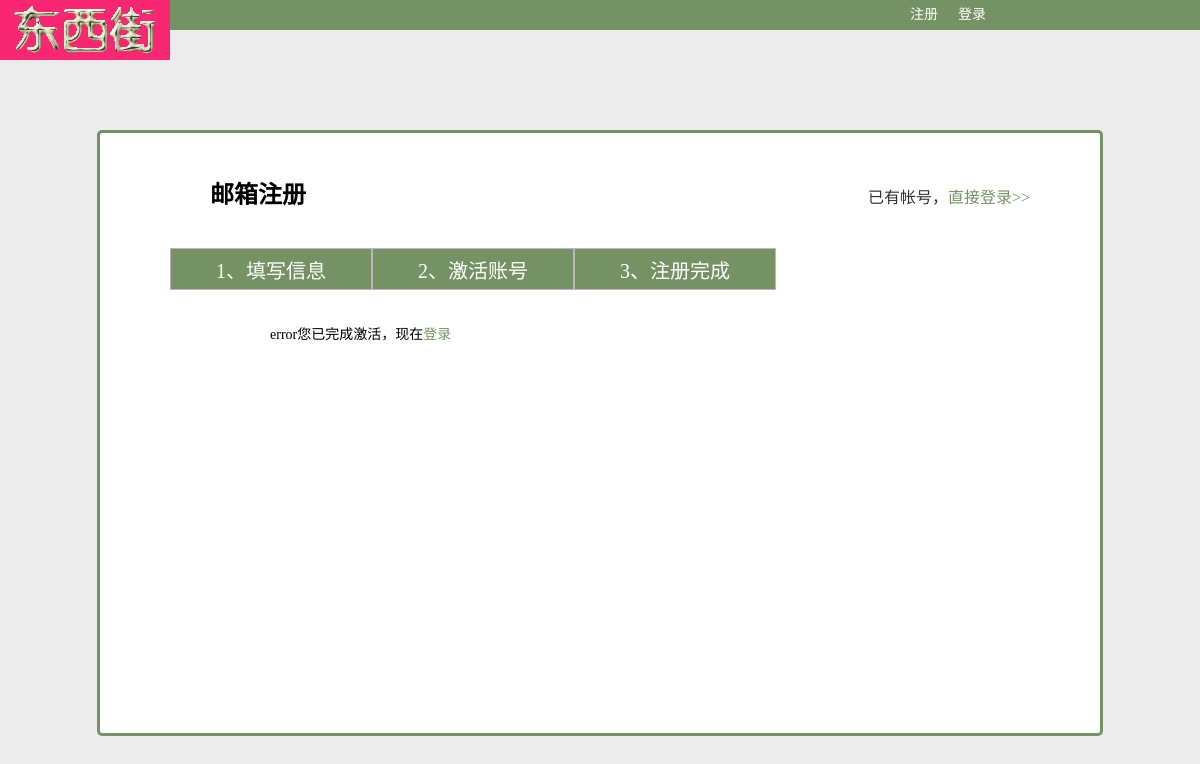
/deal/active.php?verify=829d72f1f22237010e9eebcff7f19637, run on an earlier commit of the app's database.
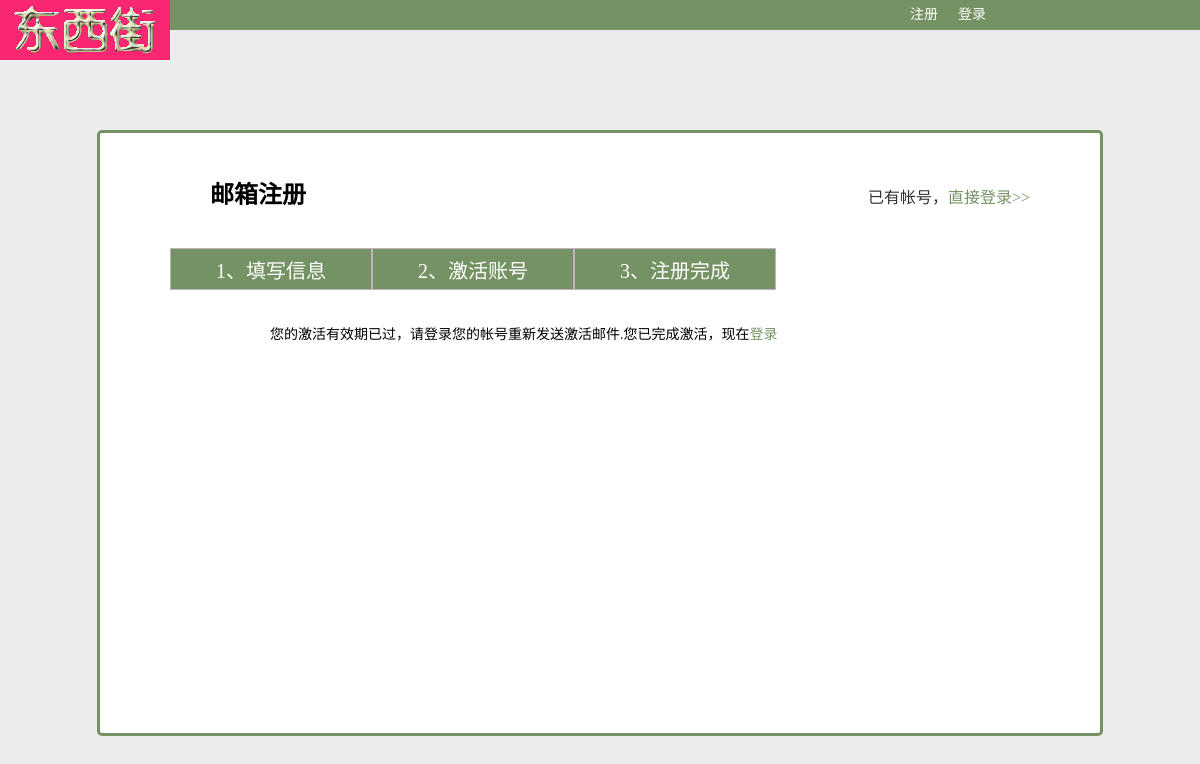
And on a later commit of the database.
### tables this page shows
CREATE TABLE IF NOT EXISTS `user` (
  `id` int(11) NOT NULL AUTO_INCREMENT,
  `nicknames` varchar(50) NOT NULL COMMENT '昵称',
  `mail` varchar(50) NOT NULL COMMENT '邮箱',
  `password` varchar(50) NOT NULL COMMENT '密码',
  `sex` int(1) NOT NULL COMMENT '性别0是男，1是女',
  `birthday` varchar(25) NOT NULL COMMENT '生日',
  `name` varchar(50) NOT NULL COMMENT '姓名',
  `professional` int(2) NOT NULL COMMENT '职业：0是其他，1是企业员工，2是事业单位员工，3是公务员，4是自由职业，5是全职太太，6是个人经商，7是教师，8是学生，9是待业',
  `cellphone` int(11) NOT NULL COMMENT '手机号',
  `identity_card` varchar(25) NOT NULL COMMENT '身份证号',
  `experience` int(50) NOT NULL COMMENT '经验',
  `intergral` int(50) NOT NULL COMMENT '积分',
  `u_type` int(1) NOT NULL COMMENT '用户类型（普通用户0、店家1）',
  `avatar` varchar(50) NOT NULL COMMENT '头像',
  `register_time` datetime NOT NULL COMMENT '注册日期',
  `token` varchar(50) NOT NULL COMMENT '账号激活码',
  `token_exptime` int(10) NOT NULL COMMENT '激活码有效期',
  `status` tinyint(1) NOT NULL COMMENT '状态、0-未激活、1-已激活',
  `regtime` int(10) NOT NULL COMMENT '注册时间',
  PRIMARY KEY (`id`)
);

### deal/active.php (the view, shortened to what this page needs)
<!DOCTYPE html>
<html>
<head>
	<link rel="stylesheet" type="text/css" href="../css/mag.css"/>
</head>
<?php
 require("dbconfig.php");
$verify = stripslashes(trim($_GET['verify']));
$nowtime = time();
$query = mysql_query("select id,token_exptime from user where status='0' and token='$verify'")or die("选择失败".mysql_error());
$row=mysql_fetch_assoc($query);
if($row){
	if($nowtime>$row['token_exptime']){
		$msg = '您的激活有效期已过，请登录您的帐号重新发送激活邮件.';
	}else{
		$a=mysql_query("update user set status=1 where id=".$row['id']);
		var_dump($a);
		if(mysql_affected_rows($link)!=1) die(0);
		$msg = '激活成功！';
	}
}else{
	$msg = "error";
}
?>
<body>
    <div class="wrap">
    	<div class="header">
			<ul>
				<li><a href="../page/register.php">注册</a></li>
				<li><a href="../page/login.php">登录</a></li>
			</ul>
		</div>
		<div class="logo">
			<img src="../images/tit.gif"/>
		</div>
		<div class="register-wrap">
	        <div class="register-teb">
	            <div class="teb-mod">邮箱注册</div>
	            <p class="link0">已有帐号，<a href="../page/login.php">直接登录&gt;&gt;</a></p>
	        </div>
	        <div class="register-hd">
                <span class="underway">1、填写信息</span>
                <span class="stay2 underway">2、激活账号</span>
                <span class="stay3 underway">3、注册完成</span>
	        </div>
	        <div class="finished">
	        	<p><?php echo $msg; ?>您已完成激活，现在<a href="../page/login.php">登录</a></p>
	        </div>
		</div>
	</div>
</body>
</html>

### css/mag.css (style rules this page uses)
* { margin: 0px;padding:0px;text-decoration: none;list-style-type: none; }
html,body { height: 100%;font-size: 14px;font-family"Microsoft YaHei";background-color: #ececec; }
.wrap { width: 100%;height: 100%;background-color: #ececec;min-height: 600px; }
.logo { width: 170px;height: 60px;vertical-align: middle;background-color: #F92672;position: absolute;top: 0px;left: 0px; }
.header { height: 30px; width: 100%; background-color: #749263; font-size: 14px; line-height: 30px; }
.header ul { float: right; margin-right: 20px; width: 280px; }
.header li { width: auto; padding: 0px 10px; float: left; display: inline-block; }
.header li a { color: #fff; }
a { color: #0657B2; }
.register-wrap { width: 860px;height: 600px;background-color: #fff;margin: 100px auto;padding-left: 70px;padding-right: 70px;border: 3px solid #749263;border-radius: 5px; }
.register-teb { overflow: hidden;_zoom:1;height: 45px;line-height: 45px;padding-top: 40px;padding-left: 40px; }
.register-teb p { float: right;display: block;padding-top:10px;font: 400 16px/30px simsun;color: #313131; }
.register-teb .teb-mod { float: left;width:200px;overflow: hidden;_zoom:1;font-size: 24px;font-weight: bold;display: inline-block; }
.register-hd { height: 45px;margin-top: 30px;line-height: 45px;font-size: 20px;clear: both;overflow: hidden; }
.register-hd .underway { background-color: #749263;color: #fff; }
.register-hd span { background-color: #BFE6B9;border: 1px solid #BFB3BF;display: inline-block;float: left;width: 200px;height: 40px;color: #9E9F8C;text-align: center; }
a { color: #749263; }
.finished p { margin-bottom: 200px;padding-left: 50px; }
.finished { display: none;padding-top: 30px;padding-left: 50px; }

What changed in the data, as far as the page shows it:
added user: token_exptime "您的激活有效期已过，请登录您的帐号重新发送激活邮件."
Also different on the page:
$msg: "error" → (not shown)
